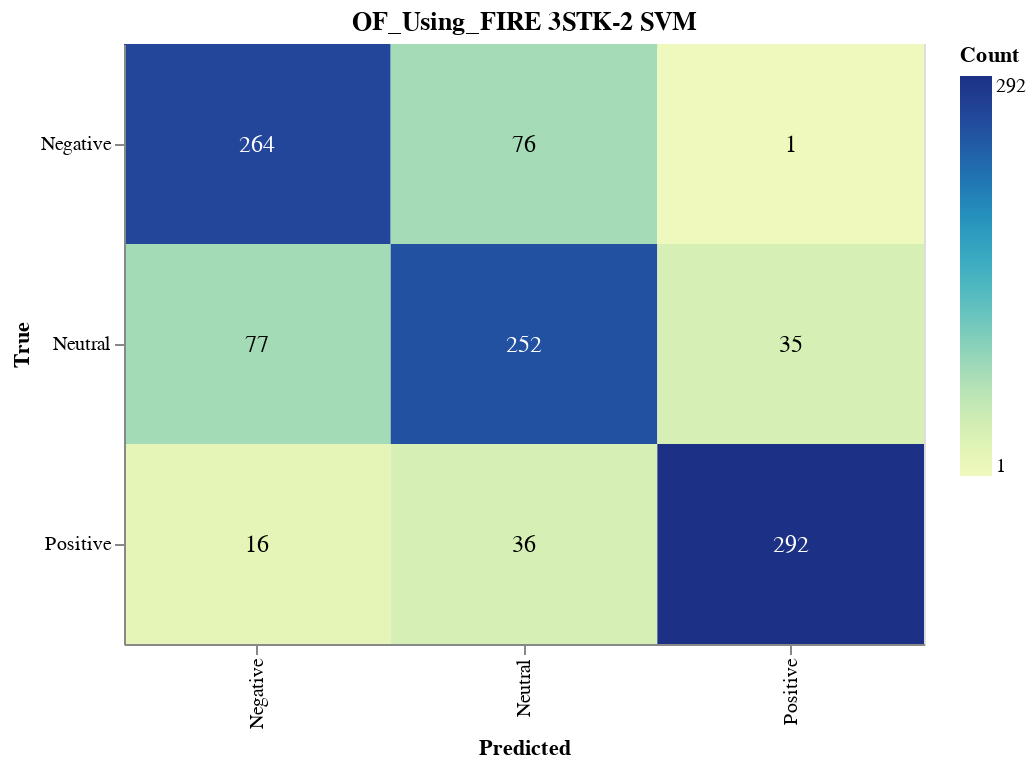

Write notebook code for a chart like this one.
### Markdown cell above
#### Save CM

### Code cell
import altair as alt
import altair_saver
import pandas as pd
from sklearn.metrics import confusion_matrix

# Calculate the confusion matrix
cm = confusion_matrix(y_val, svm_validation_predictions)

# Define class names
class_names = ['Negative', 'Neutral', 'Positive']

# Convert confusion matrix to DataFrame
cm_df = pd.DataFrame(cm, index=class_names, columns=class_names).reset_index().melt(id_vars='index')
cm_df.columns = ['True', 'Predicted', 'Count']

# Ensure the order of categories
cm_df['True'] = pd.Categorical(cm_df['True'], categories=class_names, ordered=True)
cm_df['Predicted'] = pd.Categorical(cm_df['Predicted'], categories=class_names, ordered=True)

# Create the Altair plot
heatmap = alt.Chart(cm_df).mark_rect().encode(
    x=alt.X('Predicted:O', sort=class_names),
    y=alt.Y('True:O', sort=class_names),
    color='Count:Q',
    tooltip=['True', 'Predicted', 'Count']
).properties(
    width=400,
    height=300,
    title='OF_Using_FIRE 3STK-2 SVM'
)

# Add text labels
text = heatmap.mark_text(
    align='center',
    baseline='middle',
    fontSize=12
).encode(
    text='Count:Q',
    color=alt.condition(
        alt.datum.Count > cm.max() / 2,
        alt.value('white'),
        alt.value('black')
    )
)

# Combine heatmap and text
final_chart = heatmap + text

# Display the plot
final_chart.show()

### Figure 1 — Vega-Lite specification as saved in the notebook (floating-point values rounded to 4 significant figures)
{"config": {"view": {"continuousWidth": 300, "continuousHeight": 300}}, "layer": [{"mark": {"type": "rect"}, "encoding": {"color": {"field": "Count", "type": "quantitative"}, "tooltip": [{"field": "True", "type": "ordinal"}, {"field": "Predicted", "type": "ordinal"}, {"field": "Count", "type": "quantitative"}], "x": {"field": "Predicted", "sort": ["Negative", "Neutral", "Positive"], "type": "ordinal"}, "y": {"field": "True", "sort": ["Negative", "Neutral", "Positive"], "type": "ordinal"}}, "title": "OF_Using_FIRE 3STK-2 SVM"}, {"mark": {"type": "text", "align": "center", "baseline": "middle", "fontSize": 12}, "encoding": {"color": {"condition": {"test": "(datum.Count > 146.0)", "value": "white"}, "value": "black"}, "text": {"field": "Count", "type": "quantitative"}, "tooltip": [{"field": "True", "type": "ordinal"}, {"field": "Predicted", "type": "ordinal"}, {"field": "Count", "type": "quantitative"}], "x": {"field": "Predicted", "sort": ["Negative", "Neutral", "Positive"], "type": "ordinal"}, "y": {"field": "True", "sort": ["Negative", "Neutral", "Positive"], "type": "ordinal"}}, "title": "OF_Using_FIRE 3STK-2 SVM"}], "data": {"name": "data-66e2b4fd974070bffcb3cbad2b506c7f"}, "height": 300, "width": 400, "$schema": "https://vega.github.io/schema/vega-lite/v5.17.0.json", "datasets": {"data-66e2b4fd974070bffcb3cbad2b506c7f": [{"True": "Negative", "Predicted": "Negative", "Count": 264}, {"True": "Neutral", "Predicted": "Negative", "Count": 77}, {"True": "Positive", "Predicted": "Negative", "Count": 16}, {"True": "Negative", "Predicted": "Neutral", "Count": 76}, {"True": "Neutral", "Predicted": "Neutral", "Count": 252}, {"True": "Positive", "Predicted": "Neutral", "Count": 36}, {"True": "Negative", "Predicted": "Positive", "Count": 1}, {"True": "Neutral", "Predicted": "Positive", "Count": 35}, {"True": "Positive", "Predicted": "Positive", "Count": 292}]}}
